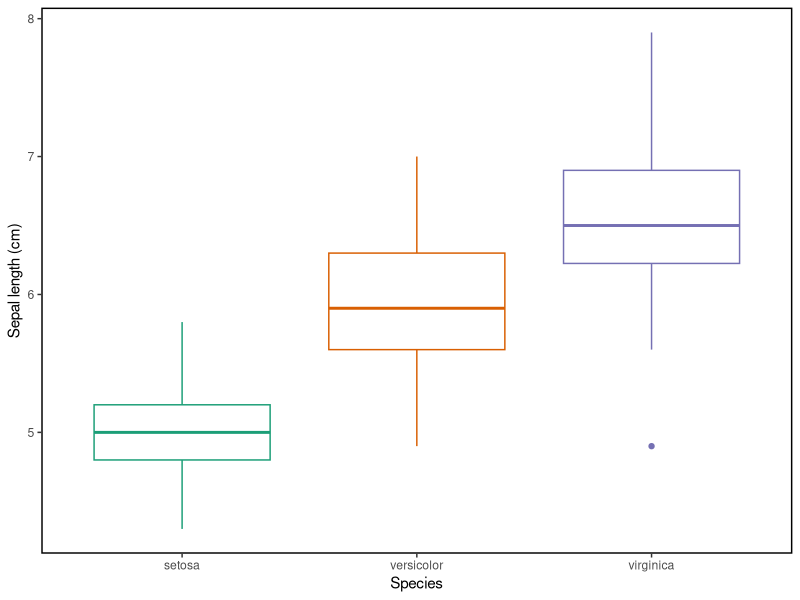
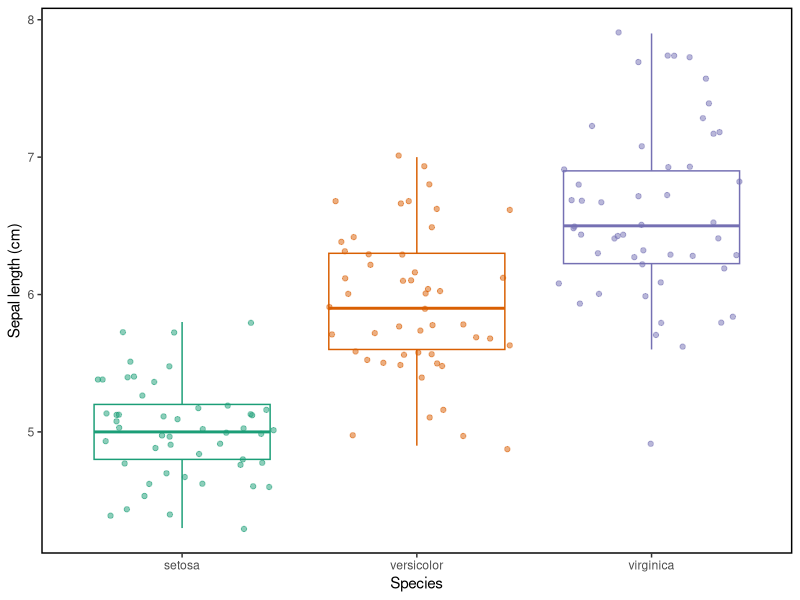

Reproduce these figures in R, in order.


#### load libraries ####
library(ggplot2)
library(data.table)


#### load iris example data (https://www.statology.org/iris-dataset-r/) ####
data(iris) 

## convert to data.table 
setDT(iris) 

## assign three colours 
col = c("#1b9e77", "#d95f02", "#7570b3") 

## assign theme
theme_iris <- theme(legend.position = 'none',
                    panel.grid.minor = element_blank(),
                    panel.background = element_blank(), 
                    panel.border = element_rect(colour = "black", fill=NA, size = 1))


#### basic boxplot ####
ggplot(iris) + 
  geom_boxplot(aes(Species, 
                   Sepal.Length, 
                 color = Species)) +
  ylab("Sepal length (cm)") +
  xlab("Species") +
  scale_color_manual(values = col) +
  theme_iris

#### update plot 1 ####
## add data points in background

## plot
ggplot(iris, aes(Species, 
                 Sepal.Length, 
                 color = Species)) + 
  geom_boxplot(outlier.color = NA) + ## outlier.color = NA removes the outlier points that are automatically assigned with geom_boxplot
  geom_jitter(alpha = 0.5) +
  ylab("Sepal length (cm)") +
  xlab("Species") +
  scale_color_manual(values = col) +
  theme_iris

